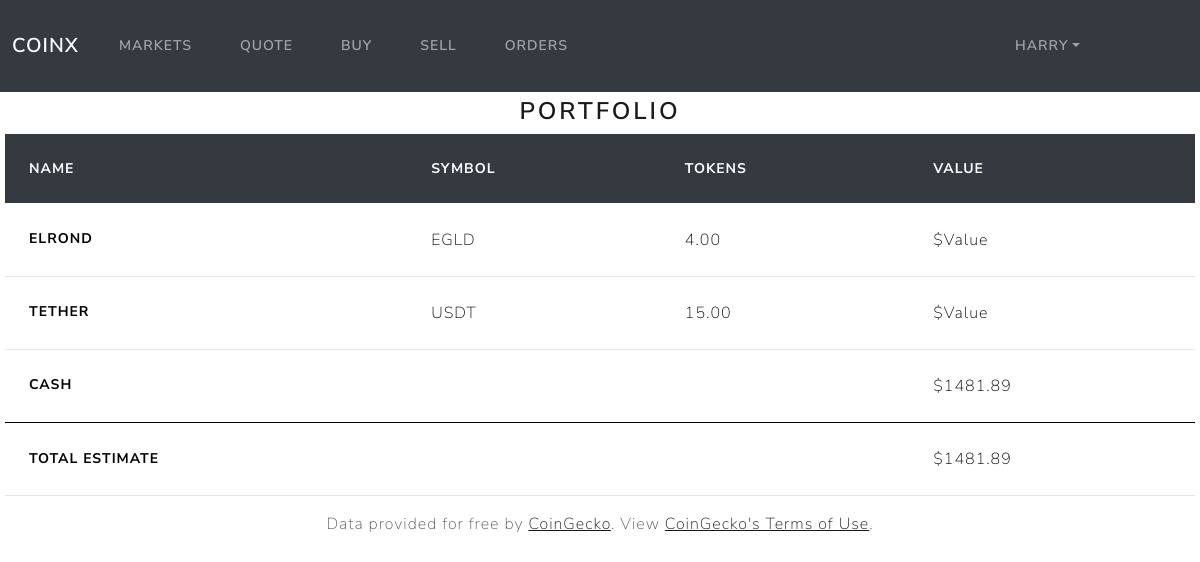
/portfolio (signed in), run on the app's committed database.
### exchange/models.py (models this page shows, shortened)
class User(AbstractUser):
    cash = models.DecimalField(max_digits=9, decimal_places=2, default=0)

class Portfolio(models.Model):
    user = models.ForeignKey(
        User,
        on_delete=models.CASCADE,
        related_name="portfolio_user"
    )
    symbol = models.CharField(max_length=10)
    name = models.CharField(max_length=100)
    tokens = models.DecimalField(max_digits=9, decimal_places=2)
    class Meta:
        ordering = ['name']

### exchange/views.py (the view)
# urls.py: path("portfolio", views.portfolio, name="portfolio"),
@login_required
def portfolio(request):
    user = request.user
    pf = Portfolio.objects.filter(user=User.objects.get(pk=user.id))
    coins = ""
    names = ""
    for x in pf:
        coin = x.symbol + ","
        coins += coin
        name = x.name + ","
        names += name
    if len(coins) > 0:
        coins = coins.rstrip(",")
        names = names.rstrip(",")
    else:
        coins = "Empty"
        names = "Empty"
    return render(request, "exchange/portfolio.html", {
        "portfolio": pf,
        "coins": coins,
        "names": names
    })

### exchange/templates/exchange/portfolio.html (shortened to what this page needs)
{% extends "exchange/layout.html" %}
{% load static %}
{% block style %}
    <link href="{% static 'exchange/extra.css' %}" rel="stylesheet">
{% endblock %}
{% block body %}
    <h3 class="text">Portfolio</h3>
    <table class="table table-hover">
        <thead>
          <tr class="table-dark">
            <th scope="col">Name</th>
            <th scope="col">Symbol</th>
            <th scope="col">Tokens</th>
            <th scope="col">Value</th>
          </tr>
        </thead>
        <tbody>
            {% for coin in portfolio %}
                <tr class="table-light">
                    <th scope="row">{{ coin.name }}</th>
                    <td>{{ coin.symbol|upper }}</td>
                    <td id="{{ coin.symbol }}-tokens">{{ coin.tokens }}</td>
                    <td id="{{ coin.symbol }}">$Value</td>
                </tr>
            {% endfor %}
            <tr class="table-light">
                <th scope="row">Cash</th>
                <td></td>
                <td></td>
                <td>$<span id="p-cash">{{ user.cash }}</span></td>
            </tr>
        </tbody>
        <tfoot>
            <tr class="table-secondary">
                <th scope="row">Total Estimate</th>
                <td></td>
                <td></td>
                <td id="p-total">${{ user.cash }}</td>
            </tr>
        </tfoot>
    </table>
{% endblock %}

### exchange/templates/exchange/layout.html (shortened to what this page needs)
{% load static %}
<!DOCTYPE html>
<html lang="en">
<head>
    {% block style %}{% endblock %}
    <link href="{% static 'exchange/bootstrap.min.css' %}" rel="stylesheet">
</head>
<body>
    <nav class="navbar navbar-expand-lg navbar-dark bg-dark">
        <div class="container-fluid">
          <a class="navbar-brand" style="font-weight: 700px;" href="{% url 'index' %}">CoinX</a>
          <div class="collapse navbar-collapse" id="navbarColor02">
            <ul class="navbar-nav">
              <li class="nav-item">
                <a class="nav-link" href="{% url 'index' %}">Markets</a>
              </li>
              <li class="nav-item">
                <a class="nav-link" href="{% url 'quote' %}">Quote</a>
              </li>
              {% if user.is_authenticated %}
                <li class="nav-item">
                    <a class="nav-link" href="{% url 'buy' %}">Buy</a>
                </li>
                <li class="nav-item">
                    <a class="nav-link" href="{% url 'sell' %}">Sell</a>
                </li>
                <li class="nav-item">
                    <a class="nav-link" href="{% url 'orders' %}">Orders</a>
                </li>
              {% endif %}
            </ul>
            <ul class="navbar-nav ms-md-auto">
              {% if user.is_authenticated %}
                <li class="nav-item dropdown" style="margin-right: 100px;">
                    <a class="nav-link dropdown-toggle" data-bs-toggle="dropdown" href="#" role="button" aria-haspopup="true" aria-expanded="false">{{ user.username }}</a>
                </li>
              {% endif %}
            </ul>
          </div>
        </div>
    </nav>
    <div class="body" style="margin: 5px;">
        {% block body %}
        {% endblock %}
    </div>
    <footer style="text-align: center;">
      <p>Data provided for free by <a class="footer" href="https://www.coingecko.com/en">CoinGecko</a>. View <a class="footer" href="https://www.coingecko.com/en/api_terms">CoinGecko's Terms of Use</a>.</p>
    </footer>
</body>
</html>

### exchange/static/exchange/extra.css (style rules this page uses)
.text { text-align: center; }

### data on the page
User: username "HARRY", cash "1481.89"
Portfolio: name "ELROND", symbol "EGLD", tokens "4.00"
Portfolio: name "TETHER", symbol "USDT", tokens "15.00"
